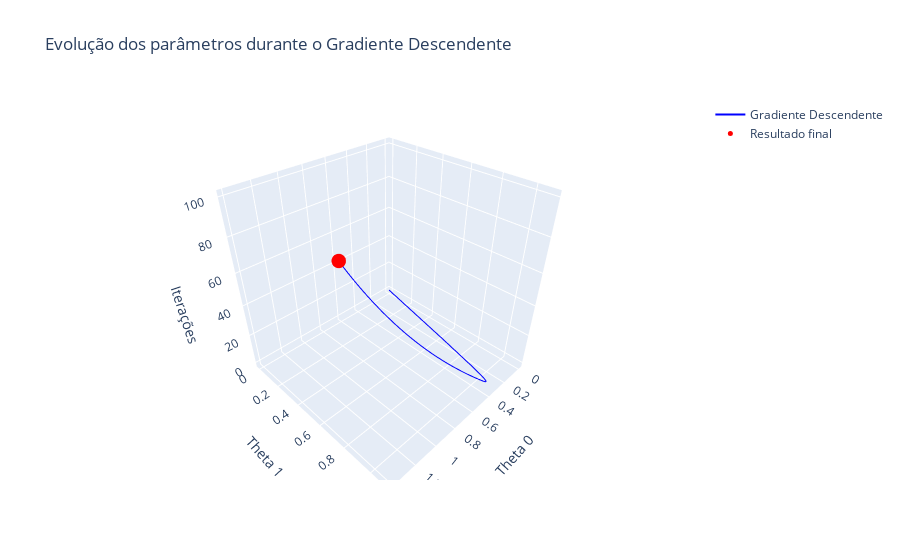

The cell this chart's notebook holds for it:
### Code cell
import numpy as np
import plotly.graph_objects as go

def gradient_descent(X, y, learning_rate, num_iterations):
    num_samples = len(y)
    theta0 = 0  # Parâmetro theta0
    theta1 = 0  # Parâmetro theta1
    theta0_history = [theta0]  # Histórico de valores de theta0
    theta1_history = [theta1]  # Histórico de valores de theta1

    for i in range(num_iterations):
        y_pred = theta0 + theta1 * X  # Valor previsto pela regressão linear
        error = y_pred - y  # Erro entre o valor previsto e o valor real
        
        # Atualizar os parâmetros theta0 e theta1 usando a regra do gradiente descendente
        gradient0 = (1 / num_samples) * np.sum(error)
        gradient1 = (1 / num_samples) * np.sum(error * X)
        theta0 -= learning_rate * gradient0
        theta1 -= learning_rate * gradient1
        
        theta0_history.append(theta0)
        theta1_history.append(theta1)

    return theta0_history, theta1_history

# Dados de exemplo
X = np.array([1, 2, 3, 4, 5])
y = np.array([2, 4, 5, 4, 5])

# Hiperparâmetros
learning_rate = 0.05
num_iterations = 100

# Executar o gradiente descendente
theta0_history, theta1_history = gradient_descent(X, y, learning_rate, num_iterations)

# Criar figura do Plotly
fig = go.Figure()

# Adicionar linha de gradiente descendente
fig.add_trace(go.Scatter3d(
    x=theta0_history,
    y=theta1_history,
    z=np.arange(num_iterations + 1),
    mode='lines',
    line=dict(color='blue', width=2),
    name='Gradiente Descendente'
))

# Adicionar ponto final do gradiente descendente
fig.add_trace(go.Scatter3d(
    x=[theta0_history[-1]],
    y=[theta1_history[-1]],
    z=[num_iterations],
    mode='markers',
    marker=dict(color='red', size=5),
    name='Resultado final'
))

# Configurar layout do gráfico
fig.update_layout(
    scene=dict(
        xaxis_title='Theta 0',
        yaxis_title='Theta 1',
        zaxis_title='Iterações'
    ),
    title='Evolução dos parâmetros durante o Gradiente Descendente'
)

# Exibir gráfico
fig.show()

### Figure 1 — Plotly figure (JSON) as saved in the notebook; plotly's stock layout.template omitted (floating-point values rounded to 4 significant figures)
{"data": [{"line": {"color": "blue", "width": 2}, "mode": "lines", "name": "Gradiente Descendente", "type": "scatter3d", "x": [0, 0.2, 0.291, 0.3374, 0.3655, 0.3861, 0.4035, 0.4195, 0.4349, 0.4499, 0.4648, 0.4795, 0.494, 0.5085, 0.5228, 0.5369, 0.551, 0.5649, 0.5787, 0.5924, 0.606, 0.6195, 0.6329, 0.6461, 0.6592, 0.6723, 0.6852, 0.698, 0.7107, 0.7233, 0.7358, 0.7481, 0.7604, 0.7726, 0.7846, 0.7966, 0.8085, 0.8202, 0.8319, 0.8434, 0.8549, 0.8663, 0.8776, 0.8887, 0.8998, 0.9108, 0.9217, 0.9325, 0.9432, 0.9538, 0.9644, 0.9748, 0.9852, 0.9954, 1.006, 1.016, 1.026, 1.036, 1.045, 1.055, 1.065, 1.075, 1.084, 1.093, 1.103, 1.112, 1.121, 1.13, 1.139, 1.148, 1.157, 1.166, 1.175, 1.184, 1.192, 1.201, 1.209, 1.217, 1.226, 1.234, 1.242, 1.25, 1.258, 1.266, 1.274, 1.282, 1.29, 1.297, 1.305, 1.313, 1.32, 1.328, 1.335, 1.342, 1.349, 1.357, 1.364, 1.371, 1.378, 1.385, 1.392], "y": [0, 0.66, 0.927, 1.034, 1.074, 1.089, 1.092, 1.091, 1.088, 1.084, 1.08, 1.076, 1.073, 1.069, 1.065, 1.061, 1.057, 1.053, 1.049, 1.045, 1.042, 1.038, 1.034, 1.03, 1.027, 1.023, 1.02, 1.016, 1.013, 1.009, 1.006, 1.002, 0.9987, 0.9954, 0.992, 0.9887, 0.9854, 0.9822, 0.9789, 0.9757, 0.9726, 0.9694, 0.9663, 0.9632, 0.9601, 0.9571, 0.9541, 0.9511, 0.9481, 0.9452, 0.9422, 0.9394, 0.9365, 0.9336, 0.9308, 0.928, 0.9253, 0.9225, 0.9198, 0.9171, 0.9144, 0.9117, 0.9091, 0.9065, 0.9039, 0.9013, 0.8988, 0.8963, 0.8938, 0.8913, 0.8888, 0.8864, 0.8839, 0.8815, 0.8792, 0.8768, 0.8745, 0.8721, 0.8698, 0.8676, 0.8653, 0.8631, 0.8608, 0.8586, 0.8564, 0.8543, 0.8521, 0.85, 0.8479, 0.8458, 0.8437, 0.8417, 0.8396, 0.8376, 0.8356, 0.8336, 0.8316, 0.8297, 0.8277, 0.8258, 0.8239], "z": [0, 1, 2, 3, 4, 5, 6, 7, 8, 9, 10, 11, 12, 13, 14, 15, 16, 17, 18, 19, 20, 21, 22, 23, 24, 25, 26, 27, 28, 29, 30, 31, 32, 33, 34, 35, 36, 37, 38, 39, 40, 41, 42, 43, 44, 45, 46, 47, 48, 49, 50, 51, 52, 53, 54, 55, 56, 57, 58, 59, 60, 61, 62, 63, 64, 65, 66, 67, 68, 69, 70, 71, 72, 73, 74, 75, 76, 77, 78, 79, 80, 81, 82, 83, 84, 85, 86, 87, 88, 89, 90, 91, 92, 93, 94, 95, 96, 97, 98, 99, 100]}, {"marker": {"color": "red", "size": 5}, "mode": "markers", "name": "Resultado final", "type": "scatter3d", "x": [1.392], "y": [0.8239], "z": [100]}], "layout": {"scene": {"xaxis": {"title": {"text": "Theta 0"}}, "yaxis": {"title": {"text": "Theta 1"}}, "zaxis": {"title": {"text": "Iterações"}}}, "title": {"text": "Evolução dos parâmetros durante o Gradiente Descendente"}}}
